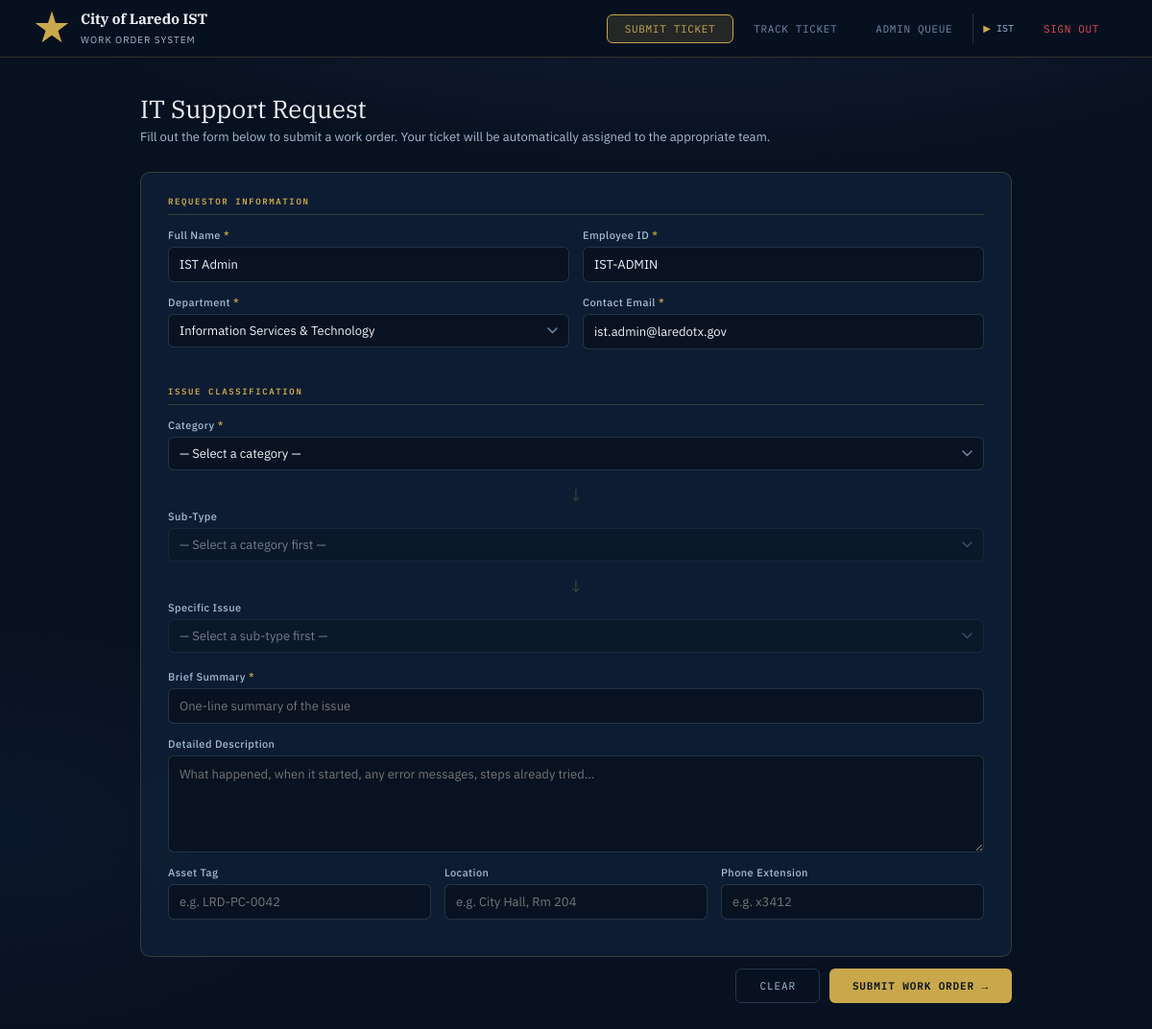
Screenshot of / (signed in) with the database file from the repository.
### tickets/models.py (models this page shows, shortened)
class Employee(models.Model):
    employee_id = models.CharField("Employee ID", max_length=30, unique=True)
    first_name  = models.CharField("First Name",  max_length=60)
    last_name   = models.CharField("Last Name",   max_length=60)
    email       = models.EmailField("Email",       unique=True)
    department  = models.CharField("Department",   max_length=80,
                                   choices=DEPARTMENT_CHOICES)
    role        = models.CharField("Role", max_length=10,
                                   choices=EmployeeRole.choices,
                                   default=EmployeeRole.DEPT)
    password    = models.CharField("Password Hash", max_length=256)
    is_active   = models.BooleanField("Active", default=True)
    created_at  = models.DateTimeField(auto_now_add=True)
    class Meta:
        ordering    = ["last_name", "first_name"]
        verbose_name = "Employee"
        verbose_name_plural = "Employees"
    @property
    def full_name(self) -> str:
        return f"{self.first_name} {self.last_name}"

### tickets/views.py (the view)
# urls.py: path("",                         views.submit_ticket,   name="submit_ticket"),
@login_required
def submit_ticket(request):
    emp = _get_logged_in_employee(request)
    if request.method == "POST":
        form = TicketSubmitForm(request.POST)
        if form.is_valid():
            ticket = form.save(commit=False)
            ticket.submitter = emp
            combined_text = (
                form.cleaned_data.get("title", "") + " " +
                form.cleaned_data.get("description", "")
            )
            result = RoutingEngine.compute(
                dept=form.cleaned_data["department"],
                category=form.cleaned_data["category"],
                subtype=form.cleaned_data.get("subtype", ""),
                user_priority=3,   # default Moderate; engine adjusts from here
                text=combined_text,
            )
            ticket.routing_tier               = result.tier
            ticket.routing_tier_label         = result.tier_label
            ticket.routing_team               = result.team
            ticket.routing_sla                = result.sla
            ticket.routing_effective_priority = result.effective_priority
            ticket.routing_was_modified       = result.was_modified
            ticket.routing_reasons            = json.dumps(result.reasons)
            ticket.routing_escalation_path    = json.dumps(result.escalation_path)
            ticket.save()
            TicketHistory.objects.create(
                ticket=ticket,
                action=HistoryAction.CREATED,
                changed_by=ticket.name,
                team_after=ticket.routing_team,
                priority_after=ticket.routing_effective_priority,
                note="Ticket submitted via self-service portal.",
            )
            return redirect("ticket_success", ticket_id=ticket.ticket_id)
    else:
        initial = {}
        if emp:
            initial = {
                "name":        emp.full_name,
                "employee_id": emp.employee_id,
                "department":  emp.department,
                "email":       emp.email,
            }
        form = TicketSubmitForm(initial=initial)
    cascade_json = json.dumps({
        cat: {
            "subtypes":    data["subtypes"],
            "issue_types": data["issue_types"],
        }
        for cat, data in ISSUE_CASCADE.items()
    })
    return render(request, "tickets/submit.html", {
        "form":         form,
        "cascade_json": cascade_json,
        "employee":     emp,
    })

### tickets/views.py (called while the page is built)
def login_required(view_fn):
    @wraps(view_fn)
    def wrapper(request, *args, **kwargs):
        if not request.session.get("employee_pk"):
            return redirect("employee_login")
        return view_fn(request, *args, **kwargs)
    return wrapper

def _get_logged_in_employee(request):
    emp_pk = request.session.get("employee_pk")
    if emp_pk:
        try:
            return Employee.objects.get(pk=emp_pk, is_active=True)
        except Employee.DoesNotExist:
            pass
    return None

### tickets/templates/tickets/submit.html (shortened to what this page needs)
{% extends "tickets/base.html" %}
{% block nav_submit %}active{% endblock %}
{% block content %}
<div class="ph">
  <h1>IT Support Request</h1>
  <p>Fill out the form below to submit a work order. Your ticket will be automatically assigned to the appropriate team.</p>
</div>
<div class="card">
  <form method="POST" id="ticketForm">
    <div class="sec">
      <div class="sec-title">Requestor Information</div>
      <div class="row">
        <div class="fld">
          <label for="f_name">Full Name <span class="req">*</span></label>
          {{ form.name }}
        </div>
        <div class="fld">
          <label for="f_empid">Employee ID <span class="req">*</span></label>
          {{ form.employee_id }}
        </div>
      </div>
      <div class="row">
        <div class="fld">
          <label for="f_dept">Department <span class="req">*</span></label>
          {{ form.department }}
        </div>
        <div class="fld">
          <label for="f_email">Contact Email <span class="req">*</span></label>
          {{ form.email }}
        </div>
      </div>
    </div>
    <div class="sec">
      <div class="sec-title">Issue Classification</div>
      <div class="row row1">
        <div class="fld">
          <label for="f_cat">Category <span class="req">*</span></label>
          {{ form.category }}
        </div>
      </div>
      <div class="cascade-arrow" id="arrow1">&#8595;</div>
      <div class="row row1">
        <div class="fld">
          <label for="f_sub">Sub-Type </label>
          <select id="f_sub" name="subtype" onchange="onSubtypeChange()" disabled>
            <option value="">— Select a category first —</option>
          </select>
        </div>
      </div>
      <div class="cascade-arrow" id="arrow2">&#8595;</div>
      <div class="row row1">
        <div class="fld">
          <label for="f_issue">Specific Issue </label>
          <select id="f_issue" name="issue_type" disabled>
            <option value="">— Select a sub-type first —</option>
          </select>
        </div>
      </div>
      <div class="row row1" style="margin-top:18px">
        <div class="fld">
          <label for="f_title">Brief Summary <span class="req">*</span></label>
          {{ form.title }}
        </div>
      </div>
      <div class="row row1">
        <div class="fld">
          <label for="f_desc">Detailed Description</label>
          {{ form.description }}
        </div>
      </div>
      <div class="row row3">
        <div class="fld">
          <label for="f_asset">Asset Tag</label>
          {{ form.asset_tag }}
        </div>
        <div class="fld">
          <label for="f_loc">Location</label>
          {{ form.location }}
        </div>
        <div class="fld">
          <label for="f_ext">Phone Extension</label>
          {{ form.phone_ext }}
        </div>
      </div>
    </div>
  </form>
</div>
<div style="display:flex;justify-content:flex-end;gap:10px;padding:12px 0 0">
  <a href="{% url 'submit_ticket' %}" class="btn btn-ghost">Clear</a>
  <button type="submit" form="ticketForm" class="btn btn-primary">Submit Work Order &rarr;</button>
</div>
{% endblock %}

### tickets/templates/tickets/base.html (shortened to what this page needs)
<!DOCTYPE html>
<html lang="en">
<head>
</head>
<body>
<nav>
  <a class="brand" href="{% url 'submit_ticket' %}">
    <div class="brand-icon"></div>
    <div class="brand-text">
      <strong>City of Laredo IST</strong>
      <span>Work Order System</span>
    </div>
  </a>
  <div class="nav-links">
    <a class="nav-link {% block nav_submit %}{% endblock %}" href="{% url 'submit_ticket' %}">Submit Ticket</a>
    <a class="nav-link {% block nav_lookup %}{% endblock %}" href="{% url 'ticket_lookup' %}">Track Ticket</a>
    {% if request.session.employee_role == "ist" or request.session.employee_role == "admin" %}
    <a class="nav-link {% block nav_admin %}{% endblock %}" href="{% url 'admin_queue' %}">Admin Queue</a>
    {% endif %}
    {% if request.session.employee_name %}
      <span style="font-family:'IBM Plex Mono',monospace;font-size:10px;color:var(--steel-2);padding:0 10px;display:flex;align-items:center;gap:6px;border-left:1px solid var(--border)">
        <span style="color:var(--gold)">&#9654;</span>
        {{ request.session.employee_name }}
      </span>
      <a class="nav-link" href="{% url 'employee_logout' %}" style="color:var(--red-2)">Sign Out</a>
    {% else %}
      <a class="nav-link" href="{% url 'employee_login' %}" style="border-color:rgba(201,168,76,.3)">Sign In</a>
    {% endif %}
  </div>
</nav>
<div class="page">
  {% block content %}{% endblock %}
</div>
</body>
</html>

### tickets/templates/tickets/base.html (style rules this page uses)
:root { --navy:#08111f; --navy-2:#0f1e35; --navy-3:#162845; --navy-4:#1e3358; --gold:#c9a84c; --gold-2:#e2c060; --gold-dim:rgba(201,168,76,.15); --gold-border:rgba(201,168,76,.28); --steel:#6d8aaa; --steel-2:#a4bcd4; --white:#eef2f8; --red:#b83232; --red-2:#e05050; --amber:#c47b14; --amber-2:#f0a030; --blue:#2a6fd4; --blue-2:#70a8f0; --green:#1a7050; --green-2:#3ecf8e; --purple:#6040b0; --purple-2:#a080e0; --border:rgba(201,168,76,.22); --card:rgba(15,30,53,.9); --r:6px; --rl:10px; }
* { box-sizing:border-box;margin:0;padding:0; }
html { scroll-behavior:smooth; }
body { font-family:'IBM Plex Sans',sans-serif;background:var(--navy);color:var(--white);min-height:100vh; background-image:radial-gradient(ellipse 120% 60% at 60% -20%,rgba(30,51,88,.7) 0%,transparent 60%), radial-gradient(ellipse 60% 40% at 0% 80%,rgba(42,111,212,.06) 0%,transparent 50%); }
nav { display:flex;align-items:center;justify-content:space-between;padding:0 36px;height:60px; background:rgba(8,17,31,.97);border-bottom:1px solid var(--border);position:sticky;top:0;z-index:200;backdrop-filter:blur(12px); }
.brand { display:flex;align-items:center;gap:12px;text-decoration:none; }
.brand-icon { width:36px;height:36px;background:var(--gold);flex-shrink:0; clip-path:polygon(50% 0%,61% 35%,98% 35%,68% 57%,79% 91%,50% 70%,21% 91%,32% 57%,2% 35%,39% 35%); }
.brand-text strong { display:block;font-family:'IBM Plex Serif',serif;font-size:15px;color:var(--white); }
.brand-text span { font-size:10px;color:var(--steel-2);letter-spacing:.1em;text-transform:uppercase; }
.nav-links { display:flex;gap:2px; }
.nav-link { padding:7px 18px;border:1px solid transparent;background:none;color:var(--steel); font-family:'IBM Plex Mono',monospace;font-size:11px;letter-spacing:.06em;text-transform:uppercase; cursor:pointer;border-radius:var(--r);transition:all .18s;text-decoration:none;display:inline-flex;align-items:center;gap:6px; }
.nav-link.active { color:var(--gold);background:var(--gold-dim);border-color:var(--gold); }
.page { padding:36px;max-width:980px;margin:0 auto;animation:fadeUp .25s ease; }
.ph { margin-bottom:28px; }
.ph h1 { font-family:'IBM Plex Serif',serif;font-size:26px;font-weight:400;margin-bottom:4px; }
.ph p { color:var(--steel-2);font-size:13px; }
.card { background:var(--card);border:1px solid var(--border);border-radius:var(--rl);backdrop-filter:blur(10px); }
.sec { padding:24px 28px 0; }
.sec:last-child { padding-bottom:24px; }
.sec-title { font-family:'IBM Plex Mono',monospace;font-size:9px;font-weight:600;letter-spacing:.18em; text-transform:uppercase;color:var(--gold);margin-bottom:14px;padding-bottom:8px; border-bottom:1px solid var(--border);display:flex;align-items:center;gap:8px; }
.row { display:grid;gap:14px;grid-template-columns:1fr 1fr;margin-bottom:14px; }
.row3 { grid-template-columns:1fr 1fr 1fr; }
.row1 { grid-template-columns:1fr; }
.fld { display:flex;flex-direction:column;gap:5px; }
.fld label { font-size:11px;color:var(--steel-2);font-weight:500;letter-spacing:.04em; }
.fld label .req { color:var(--gold); }
.fld input,.fld select,.fld textarea { background:rgba(8,17,31,.8);border:1px solid rgba(109,138,170,.28); border-radius:var(--r);color:var(--white);font-family:'IBM Plex Sans',sans-serif;font-size:13px; padding:9px 11px;outline:none;transition:border-color .18s,box-shadow .18s;width:100%; }
.fld select { appearance:none; background-repeat:no-repeat;background-position:right 11px center;padding-right:30px; }
.fld textarea { resize:vertical;min-height:88px;line-height:1.55; }
.btn { padding:10px 24px;border-radius:var(--r);font-family:'IBM Plex Mono',monospace;font-size:11px; letter-spacing:.08em;text-transform:uppercase;cursor:pointer;border:none;transition:all .18s;text-decoration:none;display:inline-block; }
.btn-ghost { background:none;border:1px solid rgba(109,138,170,.3);color:var(--steel-2); }
.btn-primary { background:var(--gold);color:var(--navy);font-weight:600; }

### tickets/templates/tickets/submit.html (style rules this page uses)
.cascade-arrow { text-align: center; color: var(--gold); font-size: 18px; margin: 4px 0; opacity: .25; transition: opacity .2s; }
select:disabled { opacity: .45; cursor: not-allowed; }

### rows the page displays
Employee: session.employee_name "IST", employee_id "IST-ADMIN", department "Information Services & Technology", email "ist.admin@laredotx.gov"
